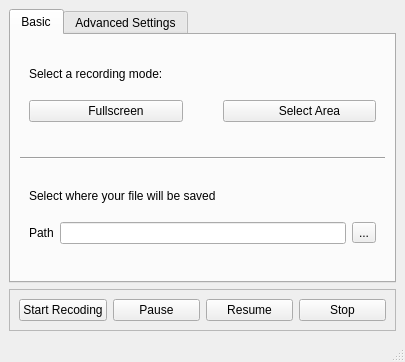
<?xml version="1.0" encoding="UTF-8"?>
<ui version="4.0">
 <class>MainWindow</class>
 <widget class="QMainWindow" name="MainWindow">
  <property name="geometry">
   <rect>
    <x>0</x>
    <y>0</y>
    <width>405</width>
    <height>362</height>
   </rect>
  </property>
  <property name="windowTitle">
   <string>MainWindow</string>
  </property>
  <widget class="QWidget" name="centralwidget">
   <layout class="QVBoxLayout" name="verticalLayout_2">
    <item>
     <widget class="QTabWidget" name="tabWidget">
      <property name="currentIndex">
       <number>0</number>
      </property>
      <widget class="QWidget" name="tab_1">
       <attribute name="title">
        <string>Basic</string>
       </attribute>
       <layout class="QVBoxLayout" name="verticalLayout_3">
        <item>
         <widget class="QWidget" name="widget" native="true">
          <layout class="QVBoxLayout" name="verticalLayout">
           <item>
            <widget class="QLabel" name="label_5">
             <property name="sizePolicy">
              <sizepolicy hsizetype="Preferred" vsizetype="Preferred">
               <horstretch>0</horstretch>
               <verstretch>0</verstretch>
              </sizepolicy>
             </property>
             <property name="text">
              <string>Select a recording mode:</string>
             </property>
            </widget>
           </item>
           <item>
            <layout class="QHBoxLayout" name="horizontalLayout">
             <property name="spacing">
              <number>40</number>
             </property>
             <item>
              <widget class="QPushButton" name="pushButtonFullscreen">
               <property name="text">
                <string>      Fullscreen</string>
               </property>
               <property name="iconSize">
                <size>
                 <width>20</width>
                 <height>20</height>
                </size>
               </property>
              </widget>
             </item>
             <item>
              <widget class="QPushButton" name="pushButtonSelectArea">
               <property name="text">
                <string>      Select Area</string>
               </property>
              </widget>
             </item>
            </layout>
           </item>
           <item>
            <spacer name="horizontalSpacer">
             <property name="orientation">
              <enum>Qt::Horizontal</enum>
             </property>
             <property name="sizeHint" stdset="0">
              <size>
               <width>40</width>
               <height>20</height>
              </size>
             </property>
            </spacer>
           </item>
          </layout>
         </widget>
        </item>
        <item>
         <widget class="Line" name="line">
          <property name="orientation">
           <enum>Qt::Horizontal</enum>
          </property>
         </widget>
        </item>
        <item>
         <widget class="QWidget" name="widget_2" native="true">
          <layout class="QVBoxLayout" name="verticalLayout_5">
           <item>
            <widget class="QLabel" name="label_4">
             <property name="sizePolicy">
              <sizepolicy hsizetype="Preferred" vsizetype="Preferred">
               <horstretch>0</horstretch>
               <verstretch>0</verstretch>
              </sizepolicy>
             </property>
             <property name="text">
              <string>Select where your file will be saved</string>
             </property>
            </widget>
           </item>
           <item>
            <layout class="QFormLayout" name="formLayout_2">
             <property name="verticalSpacing">
              <number>6</number>
             </property>
             <item row="0" column="0">
              <widget class="QLabel" name="label_3">
               <property name="text">
                <string>Path</string>
               </property>
              </widget>
             </item>
             <item row="0" column="1">
              <layout class="QHBoxLayout" name="horizontalLayout_3">
               <item>
                <widget class="QLineEdit" name="lineEditPath"/>
               </item>
               <item>
                <widget class="QToolButton" name="toolButton">
                 <property name="text">
                  <string>...</string>
                 </property>
                </widget>
               </item>
              </layout>
             </item>
            </layout>
           </item>
          </layout>
         </widget>
        </item>
       </layout>
      </widget>
      <widget class="QWidget" name="tab_2">
       <attribute name="title">
        <string>Advanced Settings</string>
       </attribute>
       <layout class="QVBoxLayout" name="verticalLayout_4">
        <item>
         <widget class="QWidget" name="widget_3" native="true">
          <layout class="QVBoxLayout" name="verticalLayout_6">
           <item>
            <widget class="QLabel" name="label_2">
             <property name="text">
              <string>You wish to include audio from:</string>
             </property>
            </widget>
           </item>
           <item>
            <layout class="QHBoxLayout" name="horizontalLayout_2">
             <item>
              <widget class="QCheckBox" name="checkBoxStereo">
               <property name="text">
                <string>Stereo</string>
               </property>
              </widget>
             </item>
             <item>
              <widget class="QCheckBox" name="checkBoxMicrophone">
               <property name="text">
                <string>Microphone</string>
               </property>
              </widget>
             </item>
            </layout>
           </item>
           <item>
            <spacer name="horizontalSpacer_2">
             <property name="orientation">
              <enum>Qt::Horizontal</enum>
             </property>
             <property name="sizeHint" stdset="0">
              <size>
               <width>40</width>
               <height>20</height>
              </size>
             </property>
            </spacer>
           </item>
          </layout>
         </widget>
        </item>
        <item>
         <widget class="Line" name="line_2">
          <property name="orientation">
           <enum>Qt::Horizontal</enum>
          </property>
         </widget>
        </item>
        <item>
         <widget class="QWidget" name="widget_4" native="true">
          <layout class="QVBoxLayout" name="verticalLayout_7">
           <item>
            <widget class="QLabel" name="label">
             <property name="text">
              <string>Select video FPS:</string>
             </property>
            </widget>
           </item>
           <item>
            <layout class="QHBoxLayout" name="horizontalLayout_6">
             <item>
              <widget class="QRadioButton" name="radioButton15">
               <property name="text">
                <string>15</string>
               </property>
              </widget>
             </item>
             <item>
              <widget class="QRadioButton" name="radioButton24">
               <property name="text">
                <string>24</string>
               </property>
              </widget>
             </item>
             <item>
              <widget class="QRadioButton" name="radioButton30">
               <property name="text">
                <string>30</string>
               </property>
              </widget>
             </item>
             <item>
              <widget class="QRadioButton" name="radioButton60">
               <property name="mouseTracking">
                <bool>true</bool>
               </property>
               <property name="text">
                <string>60 </string>
               </property>
              </widget>
             </item>
            </layout>
           </item>
          </layout>
         </widget>
        </item>
       </layout>
      </widget>
     </widget>
    </item>
    <item>
     <widget class="QFrame" name="frame">
      <property name="sizePolicy">
       <sizepolicy hsizetype="Minimum" vsizetype="Fixed">
        <horstretch>0</horstretch>
        <verstretch>0</verstretch>
       </sizepolicy>
      </property>
      <property name="frameShape">
       <enum>QFrame::StyledPanel</enum>
      </property>
      <property name="frameShadow">
       <enum>QFrame::Raised</enum>
      </property>
      <layout class="QHBoxLayout" name="horizontalLayout_5">
       <item>
        <widget class="QPushButton" name="pushButtonStart">
         <property name="text">
          <string>Start Recoding</string>
         </property>
        </widget>
       </item>
       <item>
        <widget class="QPushButton" name="pushButtonPause">
         <property name="text">
          <string>Pause</string>
         </property>
        </widget>
       </item>
       <item>
        <widget class="QPushButton" name="pushButtonResume">
         <property name="text">
          <string>Resume</string>
         </property>
        </widget>
       </item>
       <item>
        <widget class="QPushButton" name="pushButtonStop">
         <property name="text">
          <string>Stop</string>
         </property>
        </widget>
       </item>
      </layout>
     </widget>
    </item>
   </layout>
  </widget>
  <widget class="QMenuBar" name="menubar">
   <property name="geometry">
    <rect>
     <x>0</x>
     <y>0</y>
     <width>405</width>
     <height>22</height>
    </rect>
   </property>
  </widget>
  <widget class="QStatusBar" name="statusbar"/>
  <action name="actionno">
   <property name="text">
    <string>no</string>
   </property>
  </action>
 </widget>
 <resources/>
 <connections/>
</ui>
